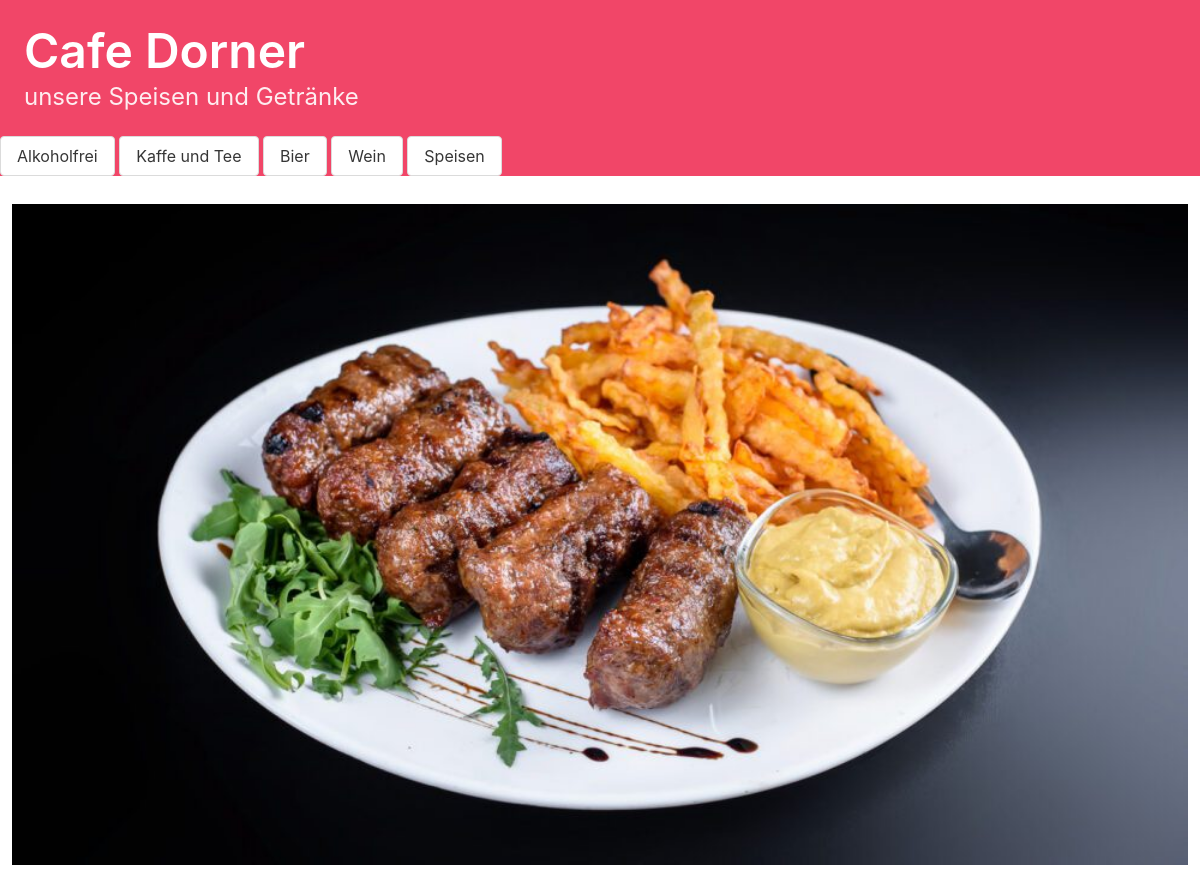
/speisen/, run on an earlier commit of the app's database.
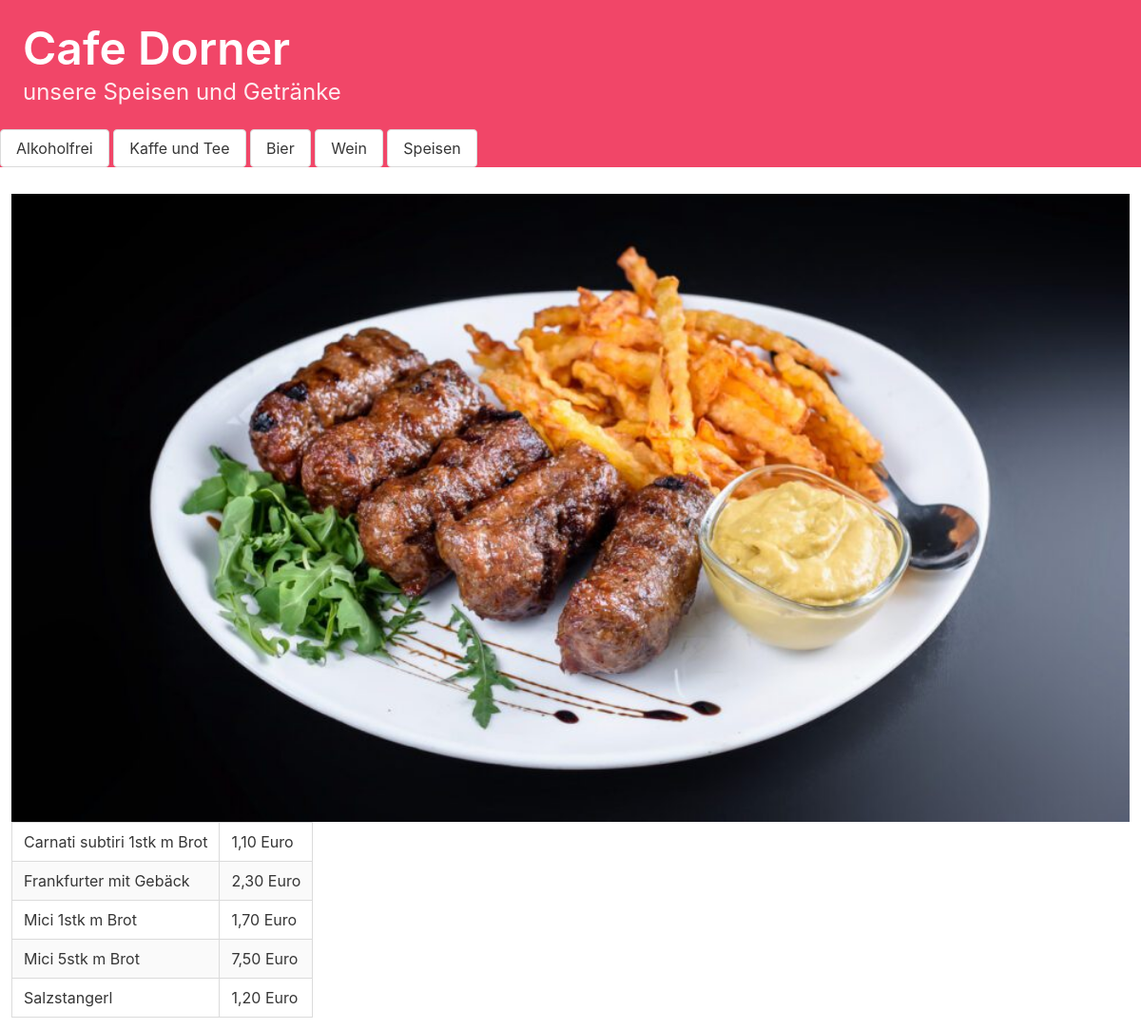
And on a later commit of the database.
### menue/models.py (models this page shows, shortened)
class Book(models.Model):
    Name = models.CharField(max_length=100)
    Kategorie = models.CharField(max_length=100)
    Verkaufspreis = models.CharField(max_length=100)

### menue/views.py (the view)
# urls.py: path("speisen/", views.menue_speisen.as_view(), name="speisen"),
class menue_speisen(ListView):
    model = Book
    template_name = "speisen.html"
    def get_queryset(self):
        return Book.objects.filter(Kategorie="Speisen")

### templates/speisen.html
{% extends "base.html" %}
{% block content %}
        <table class="table is-bordered is-striped ">
            {% for item in object_list %}
            <tr>
                <td>{{ item.Name }} </td>
                <td>{{ item.Verkaufspreis |slice:"-1" }} Euro</td>
            </tr>
            {% endfor %}
                {% load static %}
                     <figure class="image is=96x96 is-align-content-baseline">
                         <img src="{% static 'MICI-980x551.jpg' %}" alt="My image">
                     </figure>
        </table>
{% endblock %}

### templates/base.html (shortened to what this page needs)
<!doctype html>
<html lang="de">
    <head>
        <link rel="stylesheet" href="https://cdn.jsdelivr.net/npm/bulma@0.9.3/css/bulma.css">
    </head>
    <body>
        <section class="hero is-small is-danger mb-4">
        <div class="hero-body">
            <h1 class="title is-1">Cafe Dorner</h1>
            <p class="subtitle is-4">
                unsere Speisen und Getränke
            </p>
        </div>
        <div>
            <a class="button" href='{% url "alkoholfrei" %}'>Alkoholfrei</a>
            <a class="button" href='{% url "kaffee" %}'>Kaffe und Tee</a>
            <a class="button" href='{% url "bier" %}'>Bier</a>
            <a class="button" href='{% url "wein" %}'>Wein</a>
            <a class="button" href='{% url "speisen" %}'>Speisen</a>
        </div>
        </section>
             <div class="column is-right">
                    {% block content %}{% endblock %}
             </div>
    </body>
</html>

What changed in the data, as far as the page shows it:
added Book: Name "Carnati subtiri 1stk m Brot", Verkaufspreis "1,10"
added Book: Name "Frankfurter mit Gebäck", Verkaufspreis "2,30"
added Book: Name "Mici 1stk m Brot", Verkaufspreis "1,70"
added Book: Name "Mici 5stk m Brot", Verkaufspreis "7,50"
added Book: Name "Salzstangerl", Verkaufspreis "1,20"
